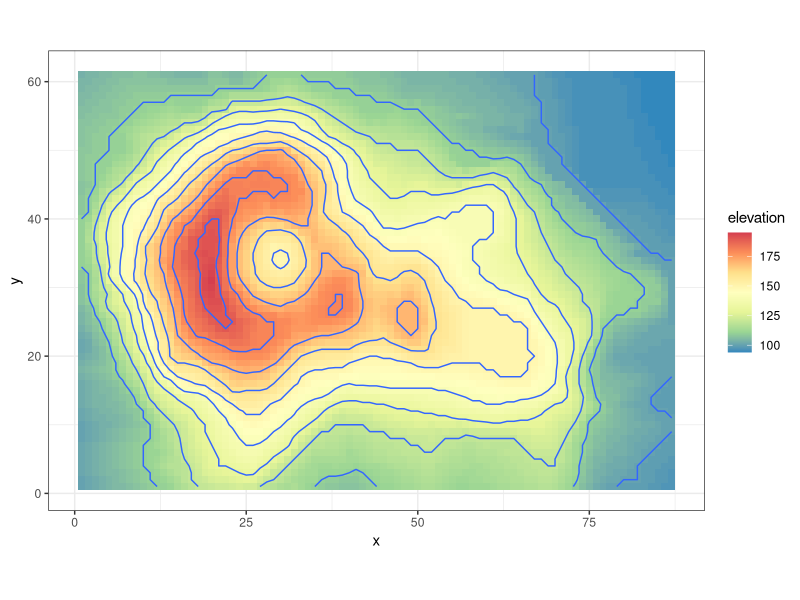
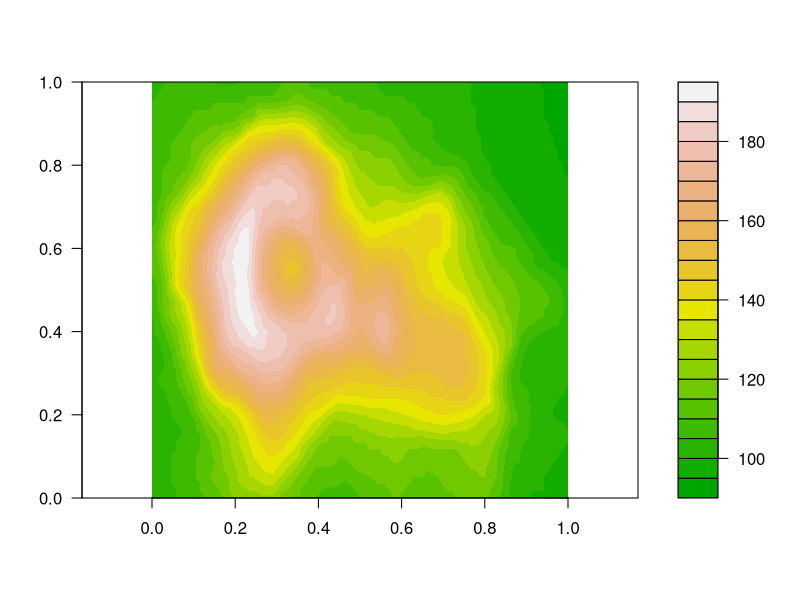

Write the R code that produced these figures, in order.
library(ggplot2)
library(tidyverse)
volcano_tbl <- as_tibble(volcano)
colnames(volcano_tbl) <- 1:ncol(volcano) 
volcano_tbl$row <- 1:nrow(volcano_tbl)

heat_map <- volcano_tbl %>% pivot_longer(-contains("row"), names_to = "y", 
                                       values_to = "elevation")
names(heat_map) <- c("x", "y", "elevation")
heat_map$y <- as.integer(heat_map$y)
ggplot(heat_map)+
  geom_tile(aes(x,y, fill = elevation))+
  scale_fill_distiller(palette = "Spectral")+
  coord_equal() +
  geom_contour(aes(x = x, y = y, z=elevation)) +
  theme_bw()
  
  
filled.contour(volcano, color.palette = terrain.colors, asp = 1)


